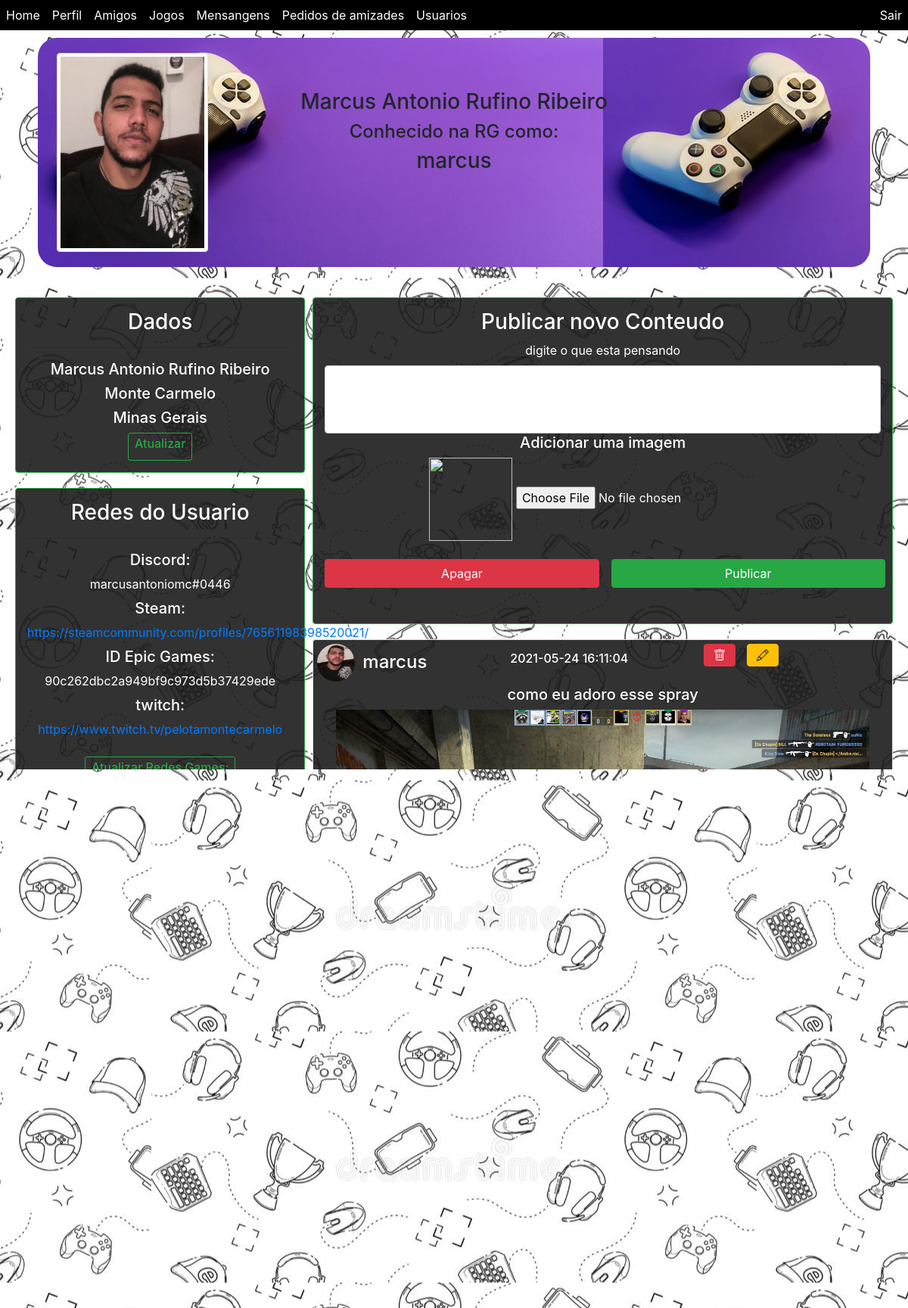
/perfil.php?idpublico=marcus (signed in), run on the app's committed database.
### tables this page shows
CREATE TABLE `usuarios` (
  `nome` varchar(100) NOT NULL,
  `idpublico` varchar(50) NOT NULL,
  `email` varchar(50) NOT NULL,
  `senha` varchar(256) NOT NULL,
  `datanas` date NOT NULL,
  `pais` varchar(50) NOT NULL,
  `cidade` int(50) NOT NULL,
  `estado` int(50) NOT NULL,
  `foto` varchar(256) DEFAULT NULL,
  `discord` varchar(50) DEFAULT NULL,
  `Steam` varchar(150) DEFAULT NULL,
  `epic` varchar(100) DEFAULT NULL,
  `Twitch` varchar(150) DEFAULT NULL
);

CREATE TABLE `municipios` (
  `codigo_ibge` int(11) NOT NULL,
  `nome` varchar(100) NOT NULL,
  `latitude` float NOT NULL,
  `longitude` float NOT NULL,
  `codigo_uf` int(11) NOT NULL
);

CREATE TABLE `estados` (
  `codigo_uf` int(11) NOT NULL,
  `uf` varchar(2) NOT NULL,
  `nome` varchar(100) NOT NULL,
  `latitude` float NOT NULL,
  `longitude` float NOT NULL
);

CREATE TABLE `jogos` (
  `nome` varchar(50) NOT NULL,
  `id` int(11) NOT NULL,
  `descricao` varchar(20000) NOT NULL,
  `imagem` varchar(256) DEFAULT NULL,
  `capa` varchar(256) DEFAULT NULL
);

CREATE TABLE `publicacao` (
  `idpublicacao` int(11) NOT NULL,
  `idusuario` varchar(256) NOT NULL,
  `foto` varchar(256) DEFAULT NULL,
  `comentario` varchar(500) DEFAULT NULL,
  `hora` timestamp NOT NULL DEFAULT CURRENT_TIMESTAMP ON UPDATE CURRENT_TIMESTAMP
);

CREATE TABLE `comentariopublicacao` (
  `idcomentario` int(11) NOT NULL,
  `idpublicacao` int(11) NOT NULL,
  `idusuario` varchar(256) NOT NULL,
  `comentario` varchar(256) NOT NULL,
  `hora` timestamp NOT NULL DEFAULT CURRENT_TIMESTAMP ON UPDATE CURRENT_TIMESTAMP
);

### perfil.php (the view, shortened to what this page needs)
<?php
if($_SESSION['login']===1){
    include "operacoes/conn.php";
    $idusuario=$_SESSION['idusuario'];
    if(isset($_GET["idpublico"])) {
        $value = $_GET["idpublico"];
        $sql=mysqli_query($conexao,"SELECT *FROM usuarios WHERE idpublico = '$value'")or die("erro ao selecionar");
        while($dados = mysqli_fetch_array($sql)){
            $foto=$dados['foto'];
            $nome=$dados['nome'];
            $cidade=$dados['cidade'];
			$discord=$dados['discord'];
			$steam=$dados['Steam'];
			$epic=$dados['epic'];
			$twitch=$dados['Twitch'];
            $sqlcidade=mysqli_query($conexao,"SELECT nome FROM municipios WHERE codigo_ibge = '$cidade'")or die("erro ao selecionar");
            while($dados1 = mysqli_fetch_array($sqlcidade)){$cidade=$dados1['nome'];}
            $estados=$dados['estado'];
            $sqlestado=mysqli_query($conexao,"SELECT nome FROM estados WHERE codigo_uf = '$estados'")or die("erro ao selecionar");
            while($dados1 = mysqli_fetch_array($sqlestado)){$estado=$dados1['nome'];}
        }
    }
    else{
        echo"<h1>Selecione um perfil</h1>";
    }
?>
<html>
		<link rel="stylesheet" href="bootstrap.min.css">
    <body style="background-image:url(imagens/7.jpg);background-position: center;background-repeat: repeat;background-attachment: fixed;">
        <?php
            include "header.php";
        ?>
        <div class="container">
           <div class="row"style="margin:10px 5px;padding:20px 10px;border-radius: 25px;background-Color:000;background-image:url(imagens/capa1.jpg);">
                <div class="col-3">
                <img src="./imagensPerfil/<?php if($foto=="NULL")echo"null.png"; else echo "$foto" ?> " class="img-thumbnail " width="200" height="150" >
                </div>
                <div class="col-6 text-center mt-5">
                    <h3><?php echo $nome;?></h3>
                    <h4>Conhecido na RG como:</h4>
                    <h3><?php echo $value;?></h3>
                </div>
            </div>
        </div>
        <div class="container"style="padding:20px 10px;border-radius: 25px;">
            <div class="row">
                <div class="col-4">
                    <div class="row">
                        <div class="col-12 text-center border border-success rounded"style="padding:15px; margin:10px -5px;background-color:rgba(28,28,28, .9);color:white;">
                            <h3>Dados</h3><hr>
                            <h5><?php echo $nome;?></h5>
                            <h5><?php echo $cidade;?></h5>
                            <h5><?php echo $estado;?></h5>
							<?php
							if($idusuario==$value){?>
                            	<a href="atualizarUsuario.php"><button type="button" class="btn btn-outline-success btn-sm"><h6>Atualizar</h6></button></a>
							<?php } ?>
						</div>
                    </div>
					<div class="row">
                        <div class="col-12 text-center border border-success rounded"style="padding:15px; margin:10px -5px;background-color:rgba(28,28,28, .9);color:white;">
							<h3>Redes do Usuario</h3><hr>
							<?php if($discord!='NULL')?><h5>Discord:</h5><?php echo $discord;?>
							<?php if($steam!='NULL')?><h5><h5>Steam:</h5><a href="<?php echo $steam;?>"target="_blank"><?php echo $steam;?></a></h5>
							<?php if($epic!='NULL')?><h5><h5>ID Epic Games:</h5><?php echo $epic;?></h5>
							<?php if($twitch!='NULL')?><h5><h5>twitch:</h5><a href="<?php echo $twitch;?>"target="_blank"><?php echo $twitch;?></a></h5>
							<?php
							if($idusuario==$value){
								?><br><br>
                            	<a href="atualizaredesgames.php"><button type="button" class="btn btn-outline-success btn-sm"><h6>Atualizar Redes Games:</h6></button></a>
							<?php }?>
						</div>
                    </div>
                    <div class="row">
                        <div class="col-12 text-center border border-success rounded" style="padding:15px; margin:10px -5px;background-color:rgba(28,28,28, .9);color:white;">
							<h3><a href="listadeamigos.php?idpublico=<?php echo $value?>" style="text-decoration:none;color:white;" >Amigos</a></h3>
							<hr>
                        </div>
                    </div>
                    <div class="row">
                        <div class="col-12 text-center border border-success rounded"style="padding:15px; margin:10px -5px;background-color:rgba(28,28,28, .9);color:white;">
							<h3><a href="jogosusuario.php?idpublico=<?php echo $value?>" style="text-decoration:none;color:white;" >Jogos</a></h3>
							<hr>
							<div class="row">
							<?php
							$buscajogo=mysqli_query($conexao,"SELECT idjogo FROM jogosadicionados WHERE idusuario='$value'")or die("erro ao selecionar");
							$i=0;
								while($dados=mysqli_fetch_array($buscajogo)){
									$idjogo=$dados['idjogo'];
									$dadosjogo=mysqli_query($conexao,"SELECT nome,imagem,id FROM jogos WHERE id='$idjogo'")or die("erro ao selecionar");
									while($dados1=mysqli_fetch_array($dadosjogo)){
										if($i<=3){
										$nomejogo=$dados1['nome'];
										$imgjogo=$dados1['imagem'];
										$idjogo=$dados1['id'];?>
										<div class="col-6">
											<div class="card text-white bg-secondary mb-3" >
												<img class="card-img-top" src="imagensPerfiljogo/<?php echo$imgjogo;?>" alt="Card image cap">
												<div class="card-body">
												<a href="paginaDojogo.php?idjogo=<?php echo $idjogo?>"style="text-decoration:none;color:white;"><?php echo$nomejogo?></a>
												</div>
											</div>
										</div>
									<?php ++$i;}}
								}
							?>
							</div>
						</div>
                    </div>
                    <div class="row">
                        <div class="col-12 text-center">
					    <a href="operacoes/deletarUser.php"><button type="button" class="btn btn-danger btn-sm">excluir usuario</button></a>
				        </div>
                    </div>
                </div>
                <div class="col-8">
                    <div class="row">
                        <div class="col-12 text-center border border-success rounded"style="padding:15px; margin:10px 5px;background-color:rgba(28,28,28, .9);color:white;">
                            <h3>Publicar novo Conteudo</h3>
                            <form class="form-row " enctype="multipart/form-data" action="operacoes/inserepublicacao.php" method="POST">
							<div class="col-12">
								<label for="textodapublicacao">digite o que esta pensando</label>
								<textarea class="form-control" style="line-height: 20px;padding: 10px;height: 90px;resize: none;"id="textodapublicacao"name="textodapublicacao" rows="3" required autofocus></textarea>
							</div>
							<div class="col-12">
								<h5>Adicionar uma imagem</h5>
								<div class="image-upload" >
									<label for="uploadImage">
										<img src="https://i.pinimg.com/originals/54/38/19/543819d33dfcfe997f6c92171179e4cd.png" id="uploadPreview" style="width: 110px; height: 110px;">
									</label>
									<input id="uploadImage" type="file" accept="image/*"name="foto" onchange="PreviewImage();">
								</div>
							</div>
							<div class="d-flex col-6 mt-3">
								<button type="reset" class="btn btn-danger col-12 mb-3 mr-3">Apagar</button>
								<button type="submit" class="btn btn-success col-12 mb-3">Publicar</button>
							</div>
						</form>
                        </div>
                    </div>
                    <?php
					$sqlpublicacao=mysqli_query($conexao,"SELECT *FROM publicacao where idusuario='$value' ORDER BY hora DESC" )or die("Erro ao selecionar");
					while($dados = mysqli_fetch_array($sqlpublicacao)){
						$idpublicacao=$dados['idpublicacao'];
						$idusuariopublicacao=$dados['idusuario'];
						$fotopublicacao=$dados['foto'];
						$comentariopublicacao=$dados['comentario'];
						$tempodapublicacao=$dados['hora'];
						$sql=mysqli_query($conexao,"SELECT foto,idpublico FROM usuarios WHERE idpublico = '$idusuariopublicacao'")or die("erro ao selecionar");
						while($dados = mysqli_fetch_array($sql)){
							$fotonapublicacao=$dados['foto'];
							$idpublicopublicacao=$dados['idpublico'];
						}
					?>
					<div class="row">
						<div class="col-12 border rounded"style="background-color:rgba(28,28,28, .9);color:white;margin:10px 5px">
							<div class="row"style="margin:5px -10px">
								<img src="./imagensPerfil/<?php if($fotonapublicacao=="NULL")echo"null.png"; else echo "$fotonapublicacao" ?> "style="vertical-align: middle;width: 50px;height: 50px;border-radius: 50%;" >
								<h4 style="margin:10px 10px"><a href="perfil.php?idpublico=<?php echo $idpublicopublicacao?>"style="text-decoration:none;color:white;"><?php echo $idpublicopublicacao?></a></h4>
                                <h6 style="margin:10px 100px"><?php echo $tempodapublicacao; ?></h6>
								<?php
								if($idusuario==$idpublicopublicacao){?>
									<a href="operacoes/deletapublicacao.php?idpublicacao=<?php echo $idpublicacao?>"
										style="text-decoration: none; color: black; font-weight: bold; font-size: 18px;">
										<div class="align-items-center justify-content-center btn btn-danger">
										</div>
									</a>
									<a  data-toggle="modal" data-target="#exampleModal" data-whatever="<?php echo$idpublicacao?>" data-whateverconteudo="<?php echo$comentariopublicacao?>"
										style="margin: 0px 15px;text-decoration: none; color: black; font-weight: bold; font-size: 18px;">
										<div class="align-items-center justify-content-center btn btn-warning">
										</div>
									</a>
									<?php }?>
							</div>
							<div class="col-12 text-center ">
								<h5><?php echo $comentariopublicacao?></h5>
								<?php
									if($fotopublicacao!=NULL){?>
										<img src="./imagenspublicacao/<?php echo "$fotopublicacao" ?>"style="width:100%" >
									<?php }
								?>
								<div class="row"style="margin:10px 10px">
									<div class="col-12">
										<button type="button" class="btn btn-primary btn-sm">Curtir</button>
									</div>
								</div>
							</div>
							<form class="form-row " enctype="multipart/form-data" action="operacoes/inserecomentariopublicacao.php" method="POST">
								<div class="col-12">
									<label for="textocomentario">Comentar:</label>
									<textarea class="form-control" style="line-height: 20px;padding: 10px;height: 45px;resize: none;"id="textocomentario"name="textocomentario" rows="3" required autofocus></textarea>
								</div>
								<div class="d-flex col-6 mt-3">
									<button type="reset" class="btn btn-danger col-6 mb-3 mr-3">Apagar</button>
									<button type="submit" class="btn btn-success col-6 mb-3">Comentar</button>
								</div>
							</form>
							<div class="row"style="margin:5px 10px">
								<div class="col-12 text-center ">
                                    <p>Comentarios:</p>
								</div>
								<?php
									$sqlcomentario=mysqli_query($conexao,"SELECT *FROM comentariopublicacao ORDER BY hora" )or die("erro ao selecionar");
									while($dados = mysqli_fetch_array($sqlcomentario)){
										$comentario=$dados['comentario'];
										$usuariocomentario=$dados['idusuario'];
										$publicacaocomentario=$dados['idpublicacao'];
										$sql=mysqli_query($conexao,"SELECT foto,idpublico FROM usuarios WHERE idpublico = '$usuariocomentario'")or die("erro ao selecionar");
										while($dados = mysqli_fetch_array($sql)){
											$fotocomentario=$dados['foto'];
											$idpublicocomentario=$dados['idpublico'];
											if(	$publicacaocomentario==$idpublicacao){?>
												<div class="row">
													<img src="./imagensPerfil/<?php if($fotocomentario=="NULL")echo"null.png"; else echo "$fotocomentario" ?> "style="vertical-align: middle;width: 50px;height: 50px;border-radius: 50%;" >
													<h4 style="margin:10px 10px"><a href="perfil.php?idpublico=<?php echo $idpublicocomentario?>"style="text-decoration:none;color:white;"><?php echo $idpublicocomentario?></a></h4>
												</div>
												<div class="col-12 text-center ">
													<p><?php echo$comentario;?></p>
													<hr>
												</div>
											<?php }
										}
									}
								?>
							</div>
						</div>
					</div>
				<?php }?>
                </div>
            </div>
        </div>
    </body>
<?php
	}
	else {
	    header('Location: login.php');
	}
?>
</html>

### data on the page
usuarios: foto (picture), nome "Marcus Antonio Rufino Ribeiro", discord "marcusantoniomc#0446", Steam "https://steamcommunity.com/profiles/76561198398520021/", epic "90c262dbc2a949bf9c973d5b37429ede", Twitch "https://www.twitch.tv/pelotamontecarmelo"
municipios: nome "Monte Carmelo"
estados: nome "Minas Gerais"
jogos: imagem (picture), nome "PES 2021"
jogos: imagem (picture), nome "FIFA 2021"
jogos: imagem (picture), nome "GRID 2"
jogos: imagem (picture), nome "League of Legends"
publicacao: idusuario.foto (picture), idusuario.idpublico "marcus", hora "2021-05-24 16:11:04", comentario "como eu adoro esse spray", foto (picture)
comentariopublicacao: comentario "spray bonito mesmo"
usuarios: foto (picture), idpublico "naldido"

### other printed values
$value "marcus"
